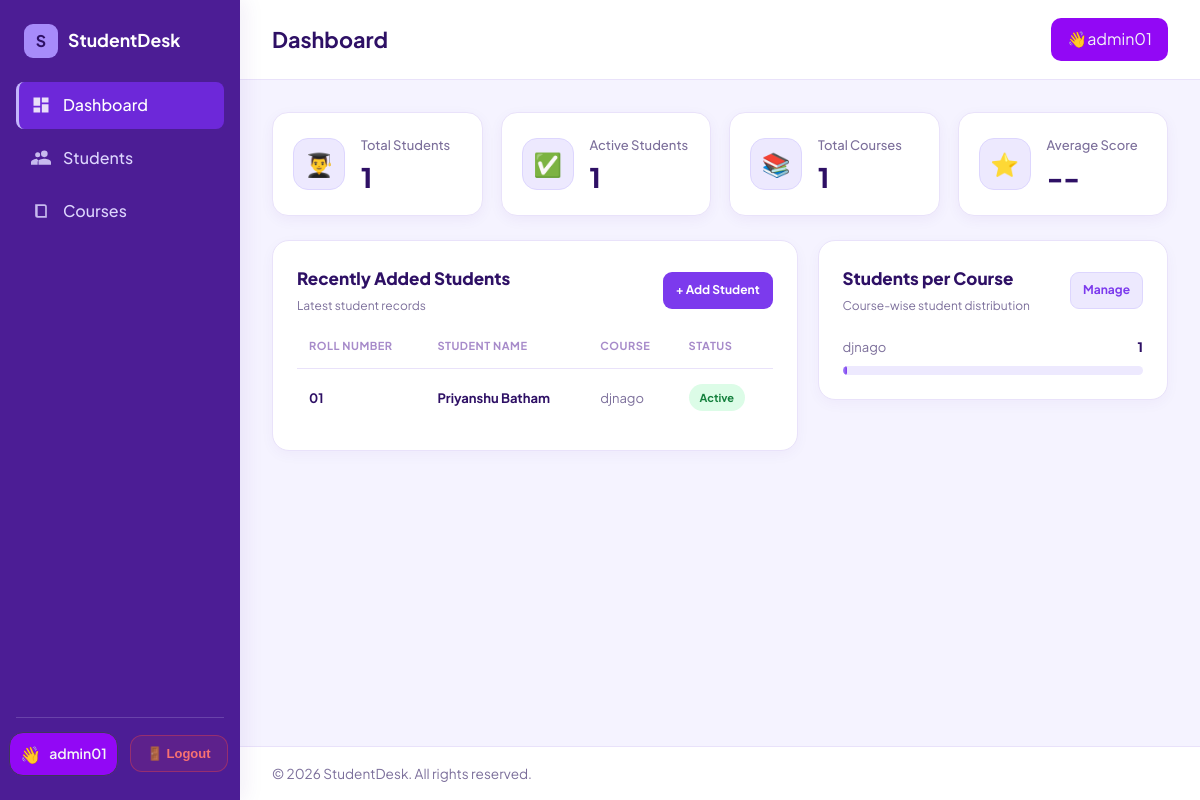
Before: / (signed in) with the older database file.
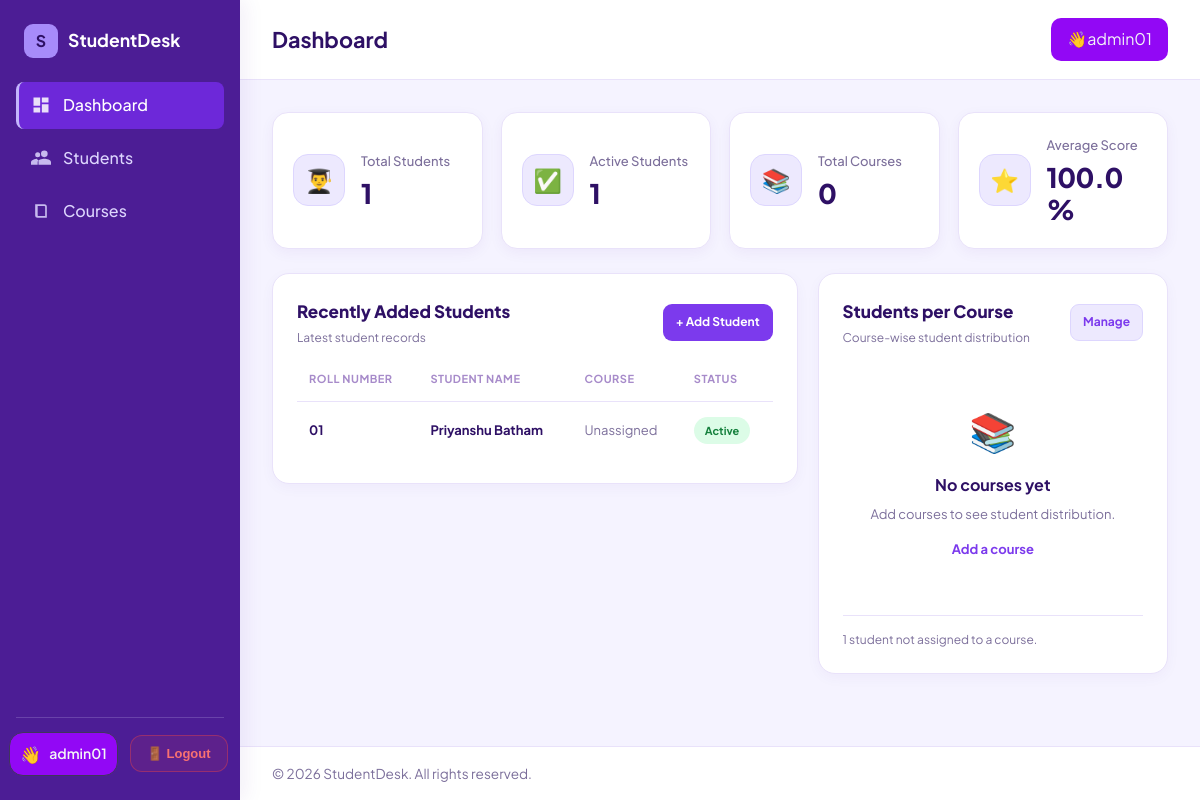
After: the same page with the newer database file.
### students_app/models.py (models this page shows, shortened)
class Student(models.Model):
    GENDER_CHOICES = [('M', 'Male'), ('F', 'Female'), ('O', 'Other')]
    owner = models.ForeignKey( settings.AUTH_USER_MODEL,on_delete=models.CASCADE, related_name='students')
    roll_number = models.CharField(max_length=20)
    first_name = models.CharField(max_length=50)
    last_name = models.CharField(max_length=50)
    email = models.EmailField()
    phone = models.CharField(max_length=16, blank=True,
        validators=[ RegexValidator(r'^\+?\d{7,15}$','Enter a valid phone number (7-15 digits).')
        ]
    )
    gender = models.CharField(max_length=1, choices=GENDER_CHOICES, default='M')
    date_of_birth = models.DateField(null=True, blank=True)
    course = models.ForeignKey(Course, null=True, blank=True, on_delete=models.SET_NULL, related_name='students')
    address = models.TextField(blank=True)
    is_active = models.BooleanField(default=True)
    admission_date = models.DateField(default=timezone.localdate)
    created_at = models.DateTimeField(auto_now_add=True)
    class Meta:
        ordering = ['roll_number']
        unique_together = ('owner', 'roll_number')
    @property
    def full_name(self):
        return f'{self.first_name} {self.last_name}'.strip()
    def get_absolute_url(self):
        return reverse('student_detail', args=[self.pk])

class Course(models.Model):
    owner = models.ForeignKey(settings.AUTH_USER_MODEL,on_delete=models.CASCADE,related_name='courses')
    name = models.CharField(max_length=100)
    code = models.CharField(max_length=20)
    duration_months = models.PositiveIntegerField(default=6,validators=[MinValueValidator(1)])
    description = models.TextField(blank=True)
    created_at = models.DateTimeField(auto_now_add=True)
    class Meta:
        ordering = ['name']
        unique_together = ('owner', 'code')

### students_app/views.py (the view)
# urls.py: path("",views.dashboard,name='dashboard'),
@login_required(login_url='login')
def dashboard(request):
    students = Student.objects.filter(owner=request.user)
    courses = Course.objects.filter(owner=request.user)
    course_stats = list(courses.annotate(student_count=Count('students')).order_by('-student_count', 'name')[:6])
    top = max((c.student_count for c in course_stats), default=0)
    for course in course_stats:
        course.percent = int(course.student_count * 100 / top) if top else 0
    context = {
        'total_students': students.count(),
        'active_students': students.filter(is_active=True).count(),
        'total_courses': courses.count(),
        'average_score': Mark.objects.filter(student__owner=request.user).aggregate(a=Avg('score'))['a'],
        'unassigned': students.filter(course__isnull=True).count(),
        'course_stats': course_stats,
        'recent_students': students.select_related('course').order_by('-created_at')[:5],
    }
    return render(request, 'dashboard.html', context)

### students_app/templates/dashboard.html (shortened to what the changed rows need)
{% extends 'base.html' %}
{% load static %}
{% block extra_css %}
<link rel="stylesheet" href="{% static 'css/dashboard.css' %}">
{% endblock %}
{% block content %}
<div class="dash">
    <div class="stats-grid">
        <div class="stat-card">
            <div class="stat-info">
                <p>Total Courses</p>
                <h3>{{ total_courses }}</h3>
            </div>
        </div>
        <div class="stat-card">
            <div class="stat-info">
                <p>Average Score</p>
                <h3>
                    {% if average_score is not None %}
                        {{ average_score|floatformat:1 }}%
                    {% else %}
                        --
                    {% endif %}
                </h3>
            </div>
        </div>
    </div>
    <div class="two-col">
        <div class="card">
            <div class="card-head">
                <div>
                    <h2>Recently Added Students</h2>
                </div>
            </div>
            {% if recent_students %}
            <div class="table-wrap">
                <table>
                    <thead>
                        <tr>
                            <th>Roll Number</th>
                            <th>Student Name</th>
                            <th>Course</th>
                            <th>Status</th>
                        </tr>
                    </thead>
                    <tbody>
                        {% for s in recent_students %}
                        <tr>
                            <td data-label="Roll Number">
                                <span class="roll-number">{{ s.roll_number }}</span>
                            </td>
                            <td data-label="Student Name">
                                <a class="student-link" href="{{ s.get_absolute_url }}">
                                    {{ s.full_name }}
                                </a>
                            </td>
                            <td data-label="Course">
                                {{ s.course.name|default:"Unassigned" }}
                            </td>
                            <td data-label="Status">
                                {% if s.is_active %}
                                    <span class="badge badge-green">Active</span>
                                {% else %}
                                    <span class="badge badge-gray">Inactive</span>
                                {% endif %}
                            </td>
                        </tr>
                        {% endfor %}
                    </tbody>
                </table>
            </div>
            {% endif %}
        </div>
        <div class="card">
            <div class="card-head">
                <div>
                    <h2>Students per Course</h2>
                </div>
                <a href="{% url 'students_list' %}" class="btn btn-light btn-sm">Manage</a>
            </div>
            {% for c in course_stats %}
            <div class="bar-row">
                <div class="label">
                    <span>{{ c.name }}</span>
                    <strong>{{ c.student_count }}</strong>
                </div>
                <div class="bar">
                    <span></span>
                </div>
            </div>
            {% empty %}
            <div class="empty">
                <span class="empty-icon">📚</span>
                <h3>No courses yet</h3>
                <p>Add courses to see student distribution.</p>
                <a href="{% url 'courses_create' %}" class="empty-link">Add a course</a>
            </div>
            {% endfor %}
            {% if unassigned %}
            <p class="note">
                {{ unassigned }} student{{ unassigned|pluralize }}
                not assigned to a course.
            </p>
            {% endif %}
        </div>
    </div>
</div>
{% endblock %}

Changed rows visible on the page:
removed Course: name "djnago", student_count "1"
changed Student "Priyanshu Batham": course.name "djnago" → "Unassigned"
Other visible differences:
{{ total_courses }}: "1" → "0"
{{ average_score|floatformat:1 }}: (not shown) → "100.0"
{{ unassigned }}: (not shown) → "1"
text now shown: "% 📚 No courses yet Add courses to see student distribution. Add a course student not assigned to a course."
